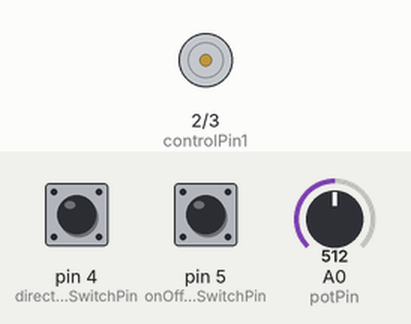
This sketch was run on a simulated Arduino Uno, built with avr-gcc and run on an emulated ATmega328P. Shown: motor-driver pin pairs drawn as motors (green arrow = first pin HIGH = forward, orange = second pin HIGH = backward, longer = more drive, scaled by the enable pin). The test bench sets the inputs (shaded band); at power-on: pin 4 (directionSwitchPin) LOW, pin 5 (onOffSwitchStateSwitchPin) LOW, A0 (potPin) = 512. What the sketch prints to the serial monitor is not drawn.

Above: at 1.2 s.
1.3 s: pin 4 (directionSwitchPin) pulled HIGH for 0.15 s
2.9 s: pin 5 (onOffSwitchStateSwitchPin) pulled HIGH for 0.15 s
At 4.1 s:
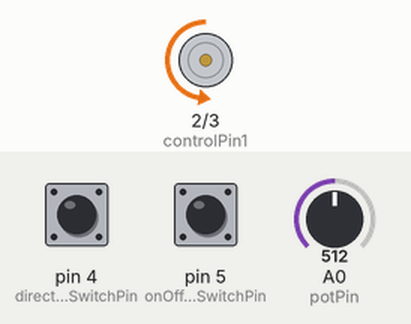
4.5 s: A0 (potPin) set to 716
At 5.3 s:
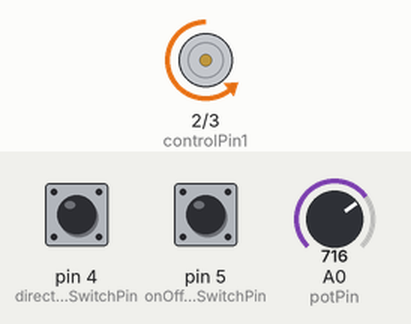
6.0 s: A0 (potPin) set to 900
At 6.4 s:
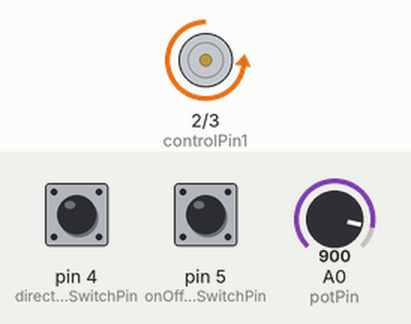
7.5 s: pin 4 (directionSwitchPin) pulled HIGH for 1 s
At 8.8 s:
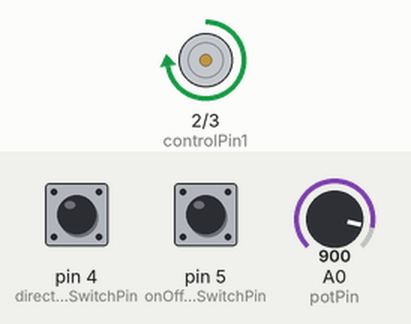
10.0 s: A0 (potPin) set to 511
At 10.7 s:
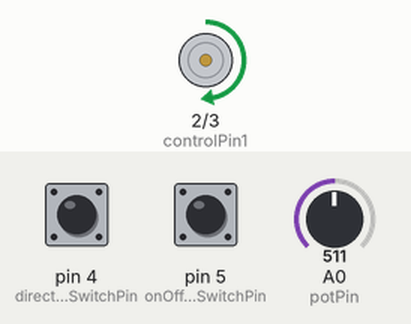
Timing chart, 0 to 12.5 s (numbered marks = the images above; inputs shaded):
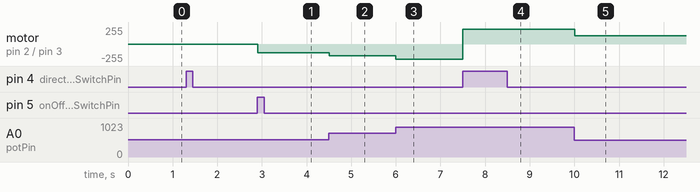

Measured:
- after the input at 2.9 s, motor on pin 2 (controlPin1) / pin 3 (controlPin2): stopped → backward 128/255 at once
- after the input at 4.5 s, motor on pin 2 (controlPin1) / pin 3 (controlPin2): backward 128/255 → backward 179/255 at once
- after the input at 6.0 s, motor on pin 2 (controlPin1) / pin 3 (controlPin2): backward 179/255 → backward 225/255 at once
- after the input at 7.5 s, motor on pin 2 (controlPin1) / pin 3 (controlPin2): backward 225/255 → forward 225/255 at once
- after the input at 10.0 s, motor on pin 2 (controlPin1) / pin 3 (controlPin2): forward 225/255 → forward 127/255 at once

The sketch:

script.ino
```cpp
const int controlPin1 = 2;
const int controlPin2 = 3;
const int enablePin = 9;
const int directionSwitchPin = 4;
const int onOffSwitchStateSwitchPin = 5;
const int potPin = A0;

int onOffSwitchState = 0;
int previousOnOffSwitchState = 0;
int directionSwitchState = 0;
int previousDirectionSwitchState = 0;
int motorEnabled = 0;
int motorSpeed = 0;
int motorDirection = 1;

void setup(){
    //Start serial monitor
    Serial.begin(9600);
    pinMode(directionSwitchPin, INPUT);
    pinMode(onOffSwitchStateSwitchPin, INPUT);
    pinMode(controlPin1, OUTPUT);
    pinMode(controlPin2, OUTPUT);
    pinMode(enablePin, OUTPUT);

    digitalWrite(enablePin, LOW);
}
void loop(){
    onOffSwitchState = digitalRead(onOffSwitchStateSwitchPin);
    delay(1);
    directionSwitchState = digitalRead(directionSwitchPin);
    motorSpeed = analogRead(potPin) / 4;

    //User input for turning on the motor
    if(onOffSwitchState != previousOnOffSwitchState){
        if (onOffSwitchState == HIGH){
            motorEnabled = !motorEnabled;
        }
    }

    //User input for direction of motor
    if (directionSwitchState != previousDirectionSwitchState){
        if (directionSwitchState == HIGH){
            motorDirection = !motorDirection;
        }
    }

    //Actual motor direction change
    if (motorDirection == 1){
        digitalWrite(controlPin1, HIGH);
        digitalWrite(controlPin2, LOW);
    } else {
        digitalWrite(controlPin1, LOW);
        digitalWrite(controlPin2, HIGH);
    }
    //Actual motor control
    if (motorEnabled == 1){
        analogWrite(enablePin, motorSpeed);
    } else {
        analogWrite(enablePin, 0);
    }

    //Rising trigger memory
    previousDirectionSwitchState = directionSwitchState;
    previousOnOffSwitchState = onOffSwitchState;

    Serial.print(motorSpeed);
    Serial.print("\n");
}
```
